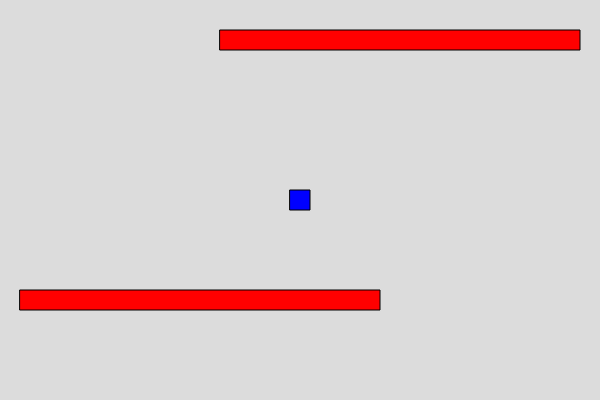
Frame 1 (no input)
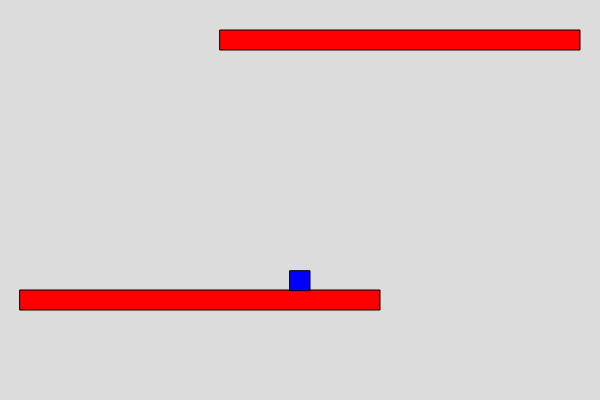
Frame 60 (no input)
Frame 120 (the mouse pressed at the canvas centre since frame 60): identical to frame 60, image omitted

The p5.js sketch that drew these frames (run headless with seeded random() and noise() and a simulated clock; from frame 60 on, the mouse is pressed at the canvas centre):

// p5.js sketch
// ── sketch.js
function setup() {
  ScreenHeight = 400;
  ScreenWidth = 600;
  createCanvas(ScreenWidth, ScreenHeight);
  rectMode(CENTER);
  PX = width / 2;
  PY = height / 2;
  PlatCentreX = [200, 400];
  PlatCentreY = [300, 40];
  PlatWidth = [360, 360];
  PlatHeight = [20, 20];
  PAcc = 0;
  testarray = ["1", "2", "3", "4"];
}

function draw() {
  // fill(255,0,0);

  background(220);
  //text((testarray.length), 100, 100);
  //fill(255)
  createPlatform();
  createPlayer();
  MovePlayer();
}
function createPlatform() {
  for (i = 0; i < PlatCentreY.length; i++) {
    fill(255, 0, 0);
    rect(PlatCentreX[i], PlatCentreY[i], PlatWidth[i], PlatHeight[i]);
    fill(255);
  }
}
function createPlayer() {
  fill(0, 0, 255);
  rect(PX, PY, 20, 20);
  fill(255);
}
function MovePlayer() {
  for (i = 0; i < PlatCentreY.length; i++) {
    if (
      PlatCentreX[i] + PlatWidth[i] / 2 + 10 > PX &&
      PX > PlatCentreX[i] - PlatWidth[i] / 2 - 10 &&
      PY + 10 > PlatCentreY[i] - PlatHeight[i] / 2 &&
      PY - 10 <= PlatCentreY[i] + PlatHeight[i] / 2
    ) {
      if (PY + 10 + PAcc + 0.7 >= PlatCentreY[i] - PlatHeight[i] / 2) {
        PAcc = 0;
        PY = PlatCentreY[i] - PlatHeight[i] / 2 - 10;
      }
      PAcc = 0;
    } else {
      if (PAcc > 7 || PAcc + 0.7 > 7) {
        PAcc = 7;
      } else {
        PAcc = PAcc + 0.7;
      }
      PY = PY + PAcc;
    }
    if (keyIsDown(65)) {
      //left/a
      PX = PX - 10;
    }
    if (keyIsDown(68)) {
      PX = PX + 10;
    }
    if (PX < -10) {
      PX = ScreenWidth + 5;
    }
    if (PX > ScreenWidth + 10) {
      PX = -5;
    }
    if (PY < -10) {
      PY = ScreenHeight + 5;
    }
    if (PY > ScreenHeight + 10) {
      PY = -5;
    }
  }
}
